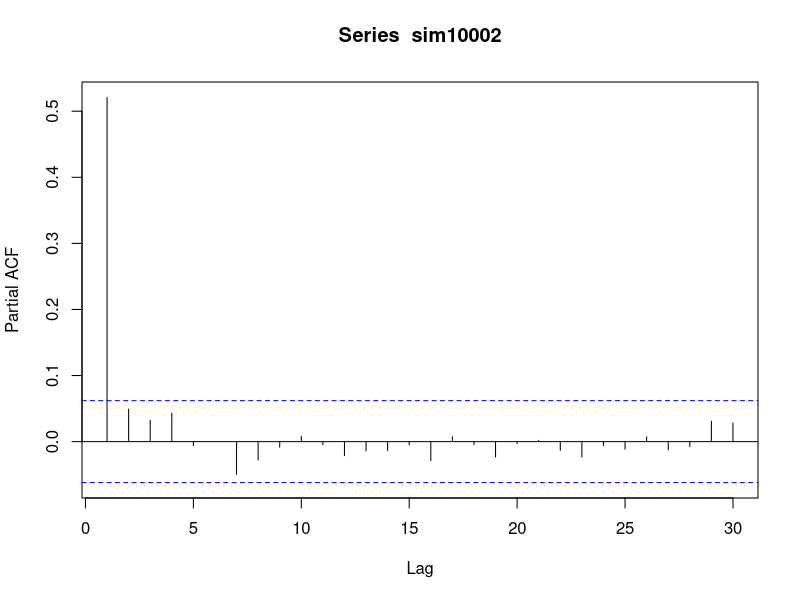
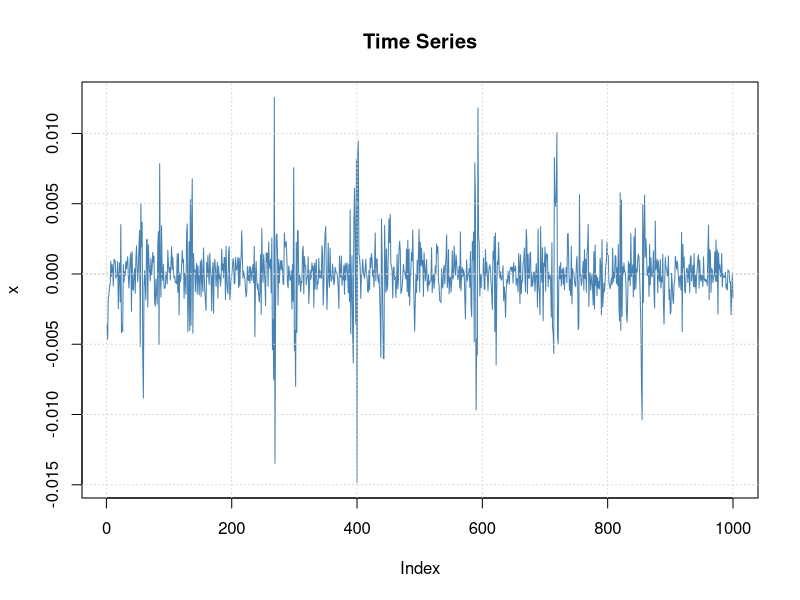
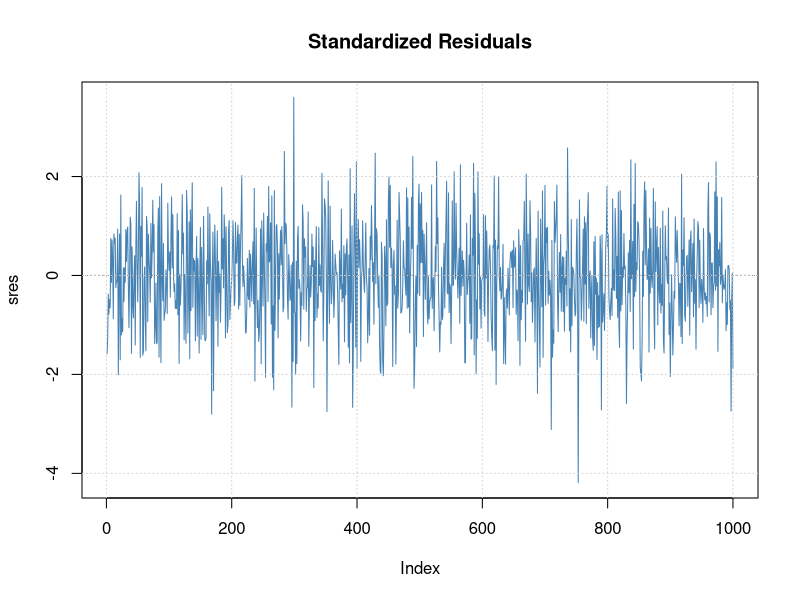
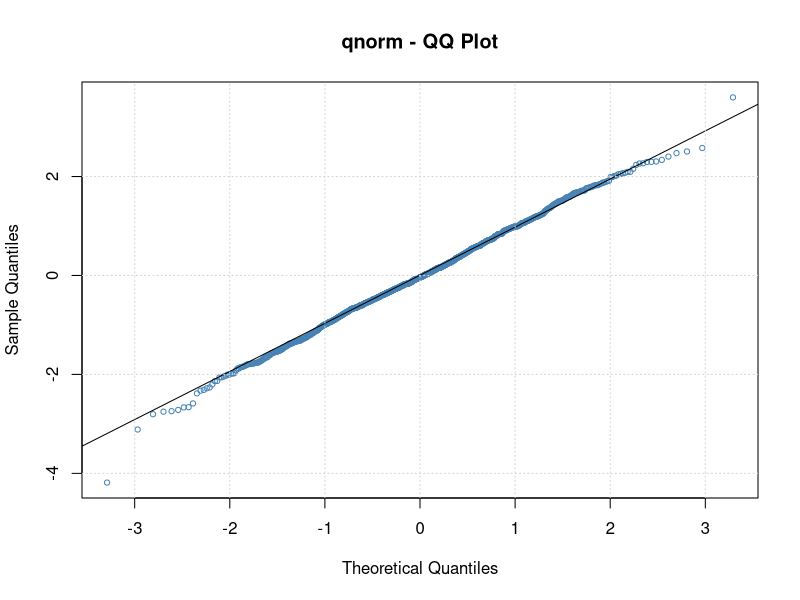

These figures' R source, in order:
# clear variables and close windows
rm(list = ls(all = TRUE))
graphics.off()

# install and load packages
if (!require("fGarch")) {
  install.packages("fGarch")
}
library(fGarch)
if (!require("grid")) {
  install.packages("grid")
}
library(grid)
if (!require("gridExtra")) {
  install.packages("gridExtra")
}
library(gridExtra)

#set seed
set.seed(134)

#set n for n=1000
sim1000 = garchSim(spec = garchSpec(model = list(alpha = 0.9, beta = 0)),1000)
#plot PACF of squared Observations
sim10002 = sim1000^2
pacf(sim10002)
#ARCH model estimation
model1000  =  garchFit(~garch(1), data =sim1000,cond.dist = "QMLE")
#plot of Time Series
plot(model1000,which = 1)
#plot of Standardized Residuals
plot(model1000,which = 9)
#Quantile-Quantile Plot of Standardized Residuals
plot(model1000,which = 13)
